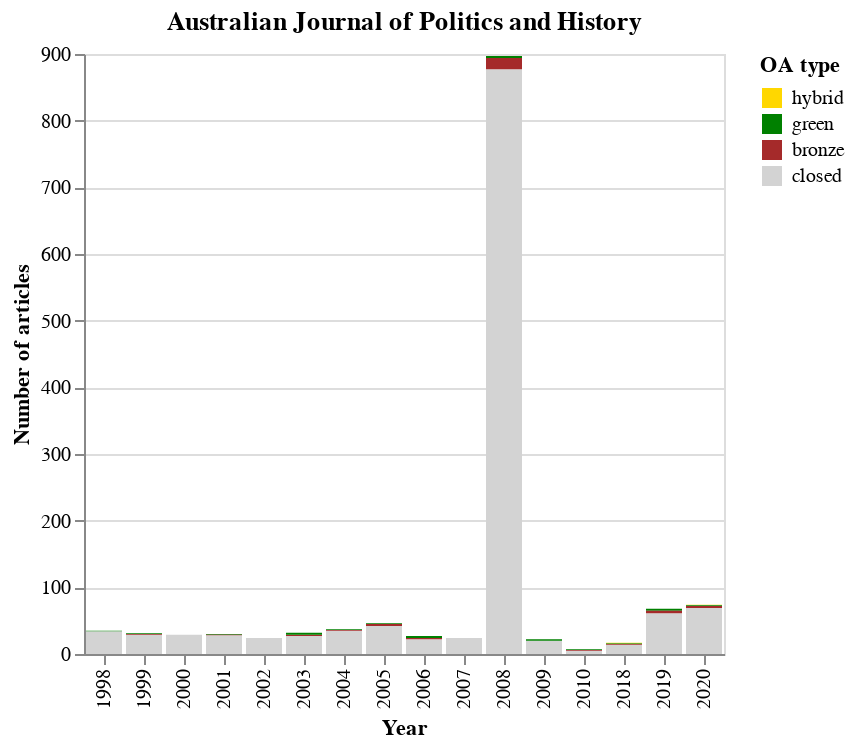

Notebook cell for this chart:
### Code cell
chart_oa_status(df_ajph_unique, title='Australian Journal of Politics and History')

### Figure 1 — Vega-Lite specification as saved in the notebook (floating-point values rounded to 4 significant figures; data arrays with more than 128 entries replaced by an {"elided": "..."} marker saying what was removed)
{"config": {"view": {"continuousWidth": 400, "continuousHeight": 300}}, "data": {"name": "data-312d30eaa363d09c17eb50a2572303ee"}, "mark": "bar", "encoding": {"color": {"type": "nominal", "field": "oa_status", "legend": {"title": "OA type"}, "scale": {"range": ["gold", "green", "brown", "lightgrey"]}, "sort": {"field": "order", "order": "descending"}}, "order": {"type": "quantitative", "field": "order"}, "tooltip": [{"type": "quantitative", "aggregate": "count", "title": "Number of articles"}, {"type": "nominal", "field": "oa_status", "title": "OA type"}], "x": {"type": "ordinal", "field": "year", "title": "Year"}, "y": {"type": "quantitative", "aggregate": "count", "axis": {"tickMinStep": 1}, "title": "Number of articles"}}, "title": "Australian Journal of Politics and History", "$schema": "https://vega.github.io/schema/vega-lite/v4.8.1.json", "datasets": {"data-312d30eaa363d09c17eb50a2572303ee": {"elided": "1400 records"}}}
